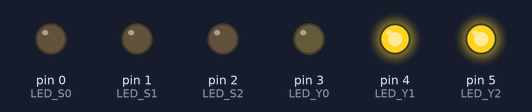
The sketch below on a simulated Arduino Uno, built with avr-gcc and run on an emulated ATmega328P. Shown: output pins drawn as LEDs (lit = HIGH).

Above: at 0.5 s.
At 2.5 s:
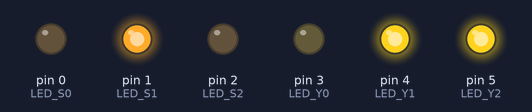
At 3.5 s:
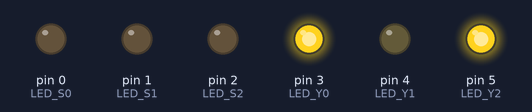
At 5.5 s:
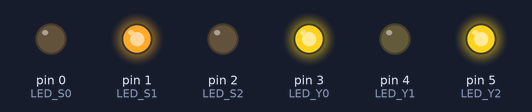
At 7.5 s:
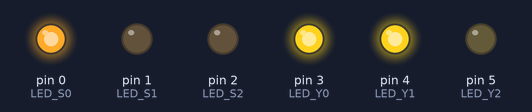
At 10.5 s:
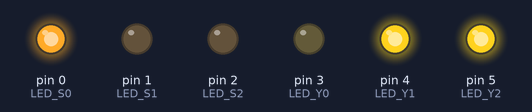
Timing chart, 0 to 11.7 s (numbered marks = the images above):
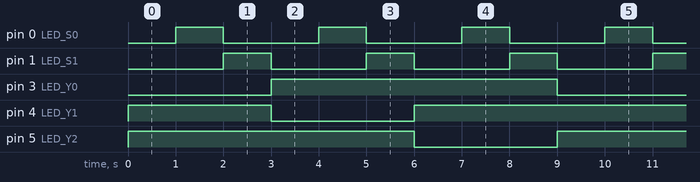

The sketch:

LED_Array.ino
```cpp
/**********LED Declarations*************************/
int LED_S0=0;
int LED_S1=1;
int LED_S2=2;

int LED_Y0=3;
int LED_Y1=4;
int LED_Y2=5;
/**********END LED Declarations*************************/

void setup() {

  //Configure LED Pins
  pinMode(LED_S0, OUTPUT);
  pinMode(LED_S1, OUTPUT);
  pinMode(LED_S2, OUTPUT);
  digitalWrite(LED_S0,LOW);
  digitalWrite(LED_S1,LOW);
  digitalWrite(LED_S2,LOW);

  pinMode(LED_Y0, OUTPUT);
  pinMode(LED_Y1, OUTPUT);
  pinMode(LED_Y2, OUTPUT);
  digitalWrite(LED_Y0,HIGH);
  digitalWrite(LED_Y1,HIGH);
  digitalWrite(LED_Y2,HIGH);

}

// the loop routine runs over and over again forever:
void loop() {

  int y=0;
  while (y <  3){
    LED_row_switch(y);

    int x=0;
    while (x < 3){
      LED_column_switch(x);
      delay(1000);               // wait for a second
      x=x+1;
    }//end x

    y = y + 1;
  }//end y

}//end loop


void LED_column_switch(int column_number){
  /*case statement that turns the given column number on based on the 8:1 mux*/
  switch (column_number) {
    case 0:
      digitalWrite(LED_S0,LOW);
      digitalWrite(LED_S1,LOW);
      digitalWrite(LED_S2,LOW);
      break;
    case 1:
      digitalWrite(LED_S0,HIGH);
      digitalWrite(LED_S1,LOW);
      digitalWrite(LED_S2,LOW);
      break;
    case 2:
      digitalWrite(LED_S0,LOW);
      digitalWrite(LED_S1,HIGH);
      digitalWrite(LED_S2,LOW);
      break;
    case 3:
      digitalWrite(LED_S0,HIGH);
      digitalWrite(LED_S1,HIGH);
      digitalWrite(LED_S2,LOW);
      break;
    case 4:
      digitalWrite(LED_S0,LOW);
      digitalWrite(LED_S1,LOW);
      digitalWrite(LED_S2,HIGH);
      break;
    case 5:
      digitalWrite(LED_S0,HIGH);
      digitalWrite(LED_S1,LOW);
      digitalWrite(LED_S2,HIGH);
      break;
    case 6:
      digitalWrite(LED_S0,LOW);
      digitalWrite(LED_S1,HIGH);
      digitalWrite(LED_S2,HIGH);
      break;
    case 7:
      digitalWrite(LED_S0,HIGH);
      digitalWrite(LED_S1,HIGH);
      digitalWrite(LED_S2,HIGH);
      break;
  }//end switch
  Serial.print("x = ");Serial.println(column_number);

}//end column switch

void LED_row_switch(int row_number){
  /*case statement that turns the given column number on based on the 8:1 mux*/
  switch (row_number) {
    case 0:
      digitalWrite(LED_Y0,LOW);
      digitalWrite(LED_Y1,HIGH);
      digitalWrite(LED_Y2,HIGH);
      break;
    case 1:
      digitalWrite(LED_Y0,HIGH);
      digitalWrite(LED_Y1,LOW);
      digitalWrite(LED_Y2,HIGH);
      break;
    case 2:
      digitalWrite(LED_Y0,HIGH);
      digitalWrite(LED_Y1,HIGH);
      digitalWrite(LED_Y2,LOW);
      break;
  }//end switch
}//end row switch
```

Measured:
- by itself, pin 0 (LED_S0), pin 1 (LED_S1): alternates HIGH for 1.0 s and LOW for 2.0 s
- by itself, pin 3 (LED_Y0), pin 4 (LED_Y1), pin 5 (LED_Y2): alternates HIGH for 6.0 s and LOW for 3.0 s
- by itself, everything shown: repeats every 9.0 s, in 9 steps
